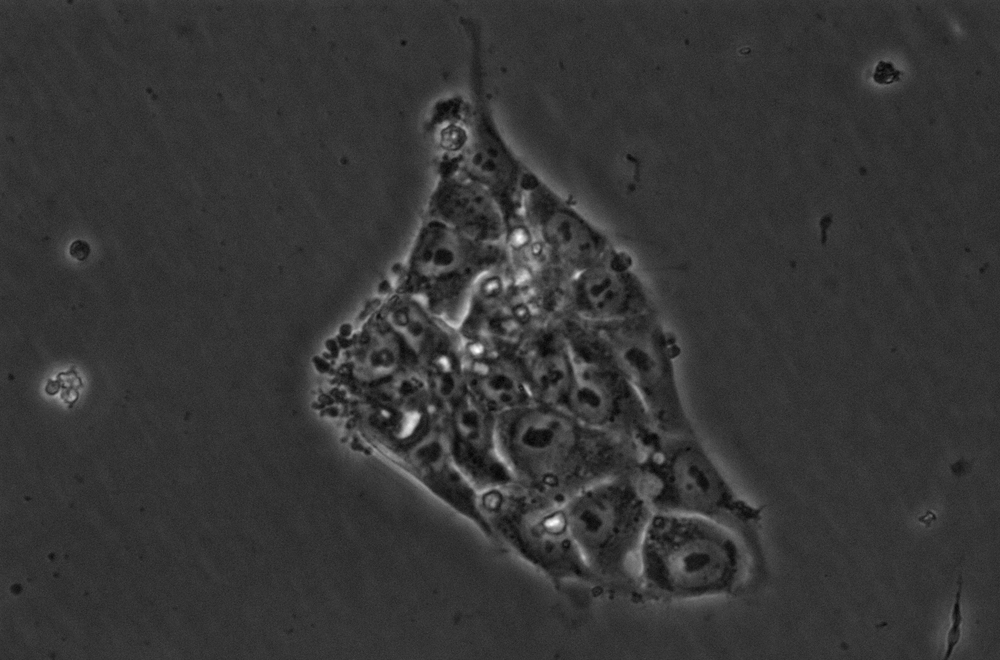
#> input picture data/genimage.tif, 1000 x 660 px, shrunk from 1280 x 845 before the run, found by its file name
$ jupyter execute activecontour.ipynb   (older library calls are emulated)
#> lines starting #> are read from the running program, lines starting #| are printed output that depends on the picture; after the words box and inside, x2 and y2 are one past the last pixel; in counts of white or black regions, pixels touching at a corner belong together
[cell 1]
import numpy as np
import matplotlib.pyplot as plt
import cv2
import matplotlib.font_manager as fm

#plt.rcParams['font.sans-serif'] = ['SimHei']
#plt.rcParams['axes.unicode_minus'] = False


def mat_math(input_array, operation):
    if operation == "atan":
        return np.arctan(input_array)
    elif operation == "sqrt":
        return np.sqrt(input_array)
    return input_array


def chan_vese(LSF, img, mu, nu, epsilon, step):
    Drc = (epsilon / np.pi) / (epsilon**2 + LSF**2)
    Hea = 0.5 * (1 + (2 / np.pi) * np.arctan(LSF / epsilon))

    Ix, Iy = np.gradient(LSF)
    s = np.sqrt(Ix**2 + Iy**2) + 1e-6
    Nx, Ny = Ix / s, Iy / s

    Nxx, _ = np.gradient(Nx)
    _, Nyy = np.gradient(Ny)
    curvature = Nxx + Nyy
    length_term = nu * Drc * curvature

    laplacian = cv2.Laplacian(LSF, cv2.CV_64F)
    penalty = mu * (laplacian - curvature)

    c1 = np.sum(Hea * img) / np.sum(Hea)
    c2 = np.sum((1 - Hea) * img) / np.sum(1 - Hea)
    CVterm = Drc * (-((img - c1) ** 2) + ((img - c2) ** 2))

    return LSF + step * (length_term + penalty + CVterm)


def main(image_path):
#> called with image_path = 'genimage.tif'
    Image = cv2.imread(image_path, cv2.IMREAD_COLOR)
#> Image is the input picture: shape (660, 1000, 3); min 1, max 255, mean 54.2
    img_gray = cv2.cvtColor(Image, cv2.COLOR_BGR2GRAY).astype(np.float64)

    LSF = np.ones_like(img_gray)
    LSF[30:80, 30:80] = -1
    LSF = -LSF

    plt.figure()
    plt.imshow(cv2.cvtColor(Image, cv2.COLOR_BGR2RGB))
    plt.contour(LSF, [0], colors='b', linewidths=2)
    plt.show(block=False)

    mu, nu, epsilon, step = 1, 0.003 * 255 * 255, 1, 0.1
    num_iterations = 20

    for i in range(1, num_iterations + 1):
        LSF = chan_vese(LSF, img_gray, mu, nu, epsilon, step)
        if i % 5 == 0:  # Update visualization every 5 iterations
            plt.clf()
            plt.imshow(cv2.cvtColor(Image, cv2.COLOR_BGR2RGB))
            plt.contour(LSF, [0], colors='r', linewidths=2)
            plt.pause(0.01)
#> this loop made 20 passes
#> (c1 in chan_vese, c2 in chan_vese) on passes 1 to 12: (54.19, 54.22), (54.07, 54.26), (56.54, 52.63), (61.68, 50.72), (68.84, 50.37), (73.36, 50.29), (74.92, 50.29), (75.74, 50.31), (76.35, 50.32), (76.87, 50.34), (77.31, 50.36), (77.71, 50.37)
#> pass 1, in chan_vese, `Hea = 0.5 * (1 + (2 / np.pi) * np.arctan(LSF / epsilon))`:
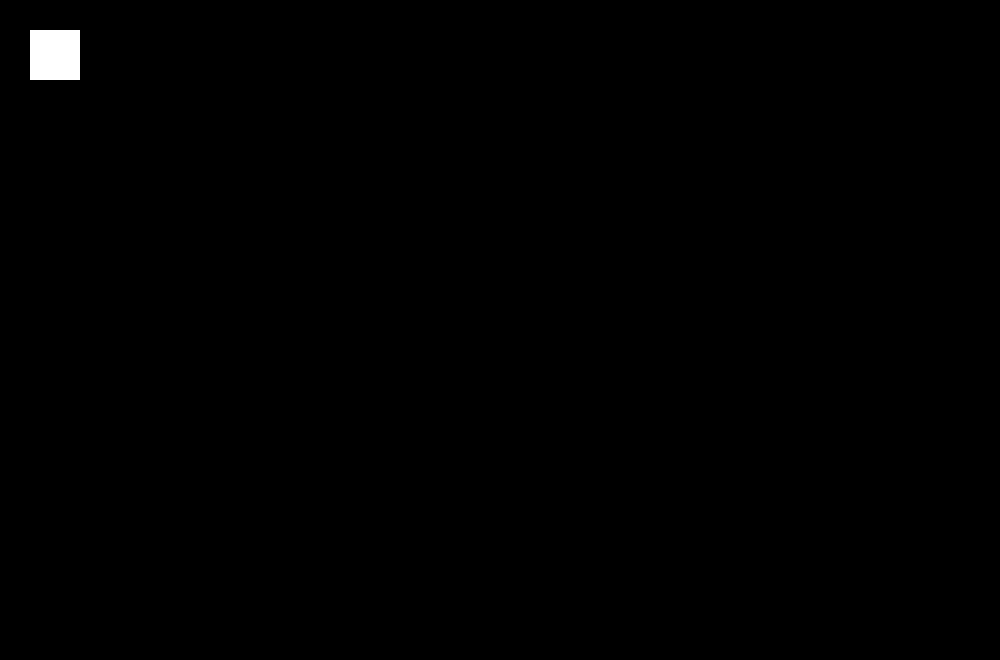
#> Hea: shape (660, 1000) float64; values 0.25 (black) and 0.75 (white), 0.38% white; 1 white region, box (x1, y1, x2, y2) and area: (30, 30, 80, 80) 2500
#> after the loop:
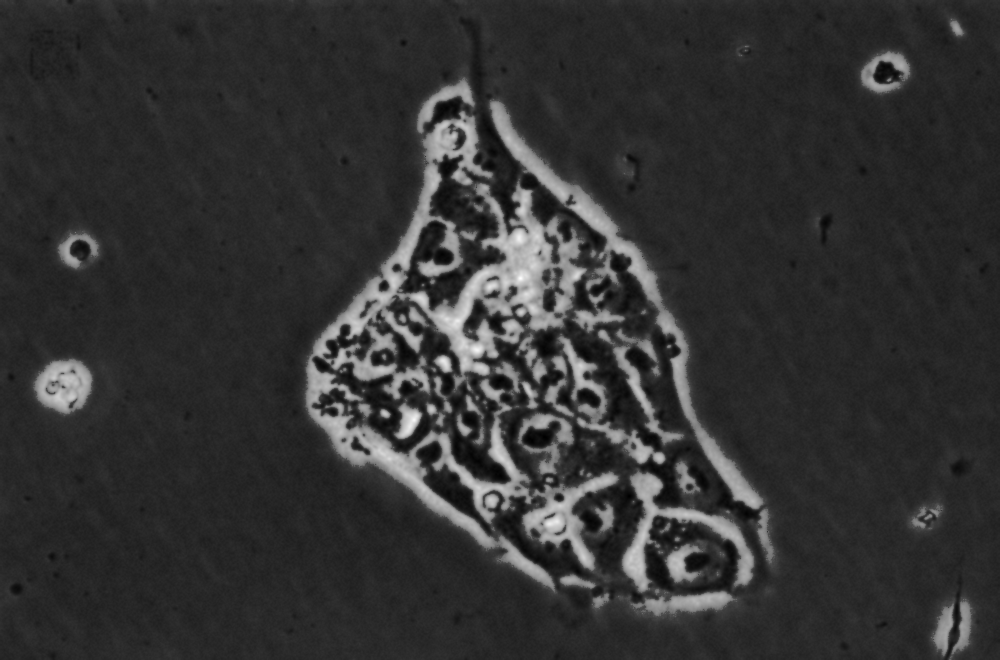
#> LSF: shape (660, 1000) float64; min -18.69, max 32.42, mean -8.4; drawn with min black and max white

    plt.show()
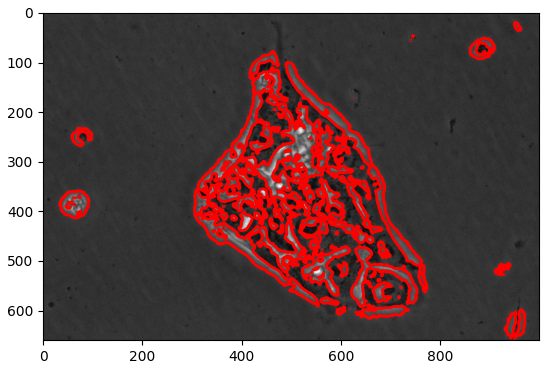
#> figure drawn by matplotlib, 1 panel


if __name__ == "__main__":
    main("genimage.tif")
    main("markerimage.tif")
#> call 2 of main, with image_path = 'markerimage.tif'
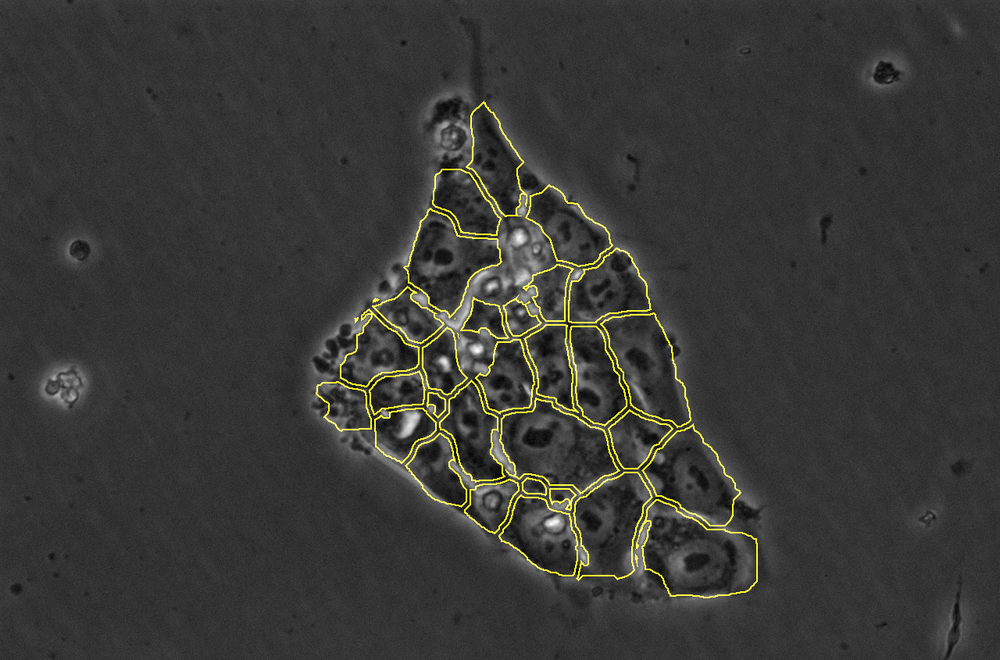
#> input picture data/markerimage.tif, 1000 x 660 px, shrunk from 1280 x 845 before the run, found by its file name
#> in main, Image is the input picture: shape (660, 1000, 3); mean B, G, R 54.2, 57.3, 57.3
#> in main (call 2), `img_gray = cv2.cvtColor(Image, cv2.COLOR_BGR2GRAY).astype(np.float64)`:
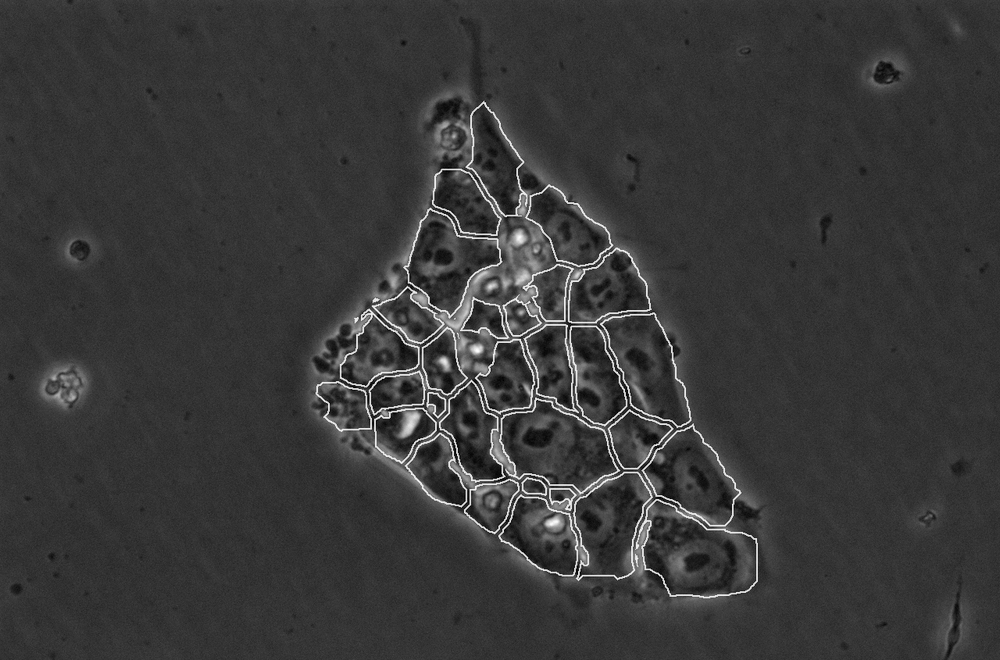
#> img_gray: shape (660, 1000) float64; min 1, max 255, mean 56.9
#> in main (call 2), `plt.show(block=False)`:
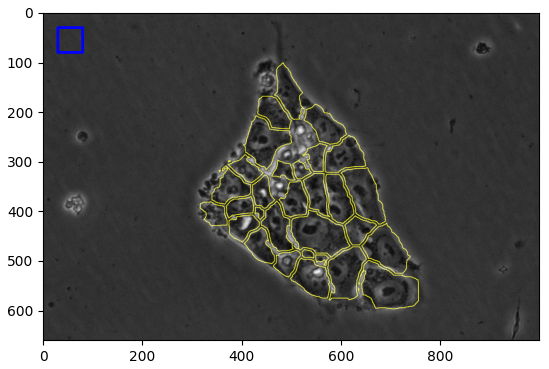
#> figure drawn by matplotlib, 1 panel
#> the loop in main (call 2), `for i in range(1, num_iterations + 1):` made 20 passes
#> (c1 in chan_vese, c2 in chan_vese) on passes 1 to 12: (56.88, 56.93), (56.21, 57.16), (55.69, 57.74), (53.36, 58.59), (49.9, 59.42), (47.9, 60.23), (47.07, 60.95), (47.08, 61.65), (47.33, 62.42), (47.64, 63.28), (47.94, 64.26), (48.22, 65.41)
#> pass 1, in chan_vese (call 21), `Nxx, _ = np.gradient(Nx)`:
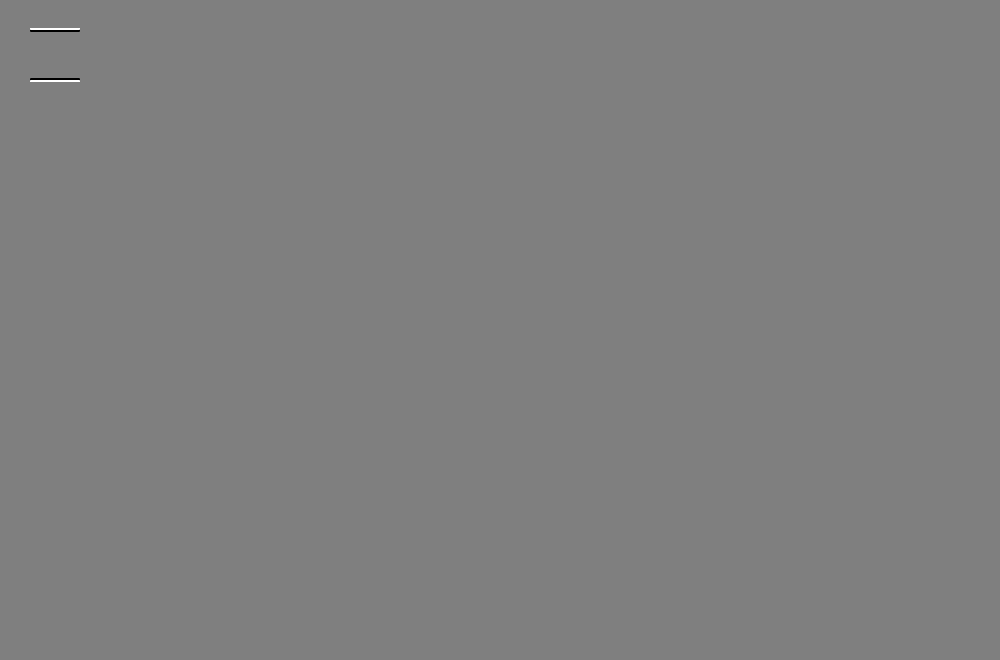
#> Nxx: shape (660, 1000) float64; min -0.5, max 0.5, mean 5.38e-21; drawn with min black and max white
#> after the loop in main (call 2), `for i in range(1, num_iterations + 1):`:
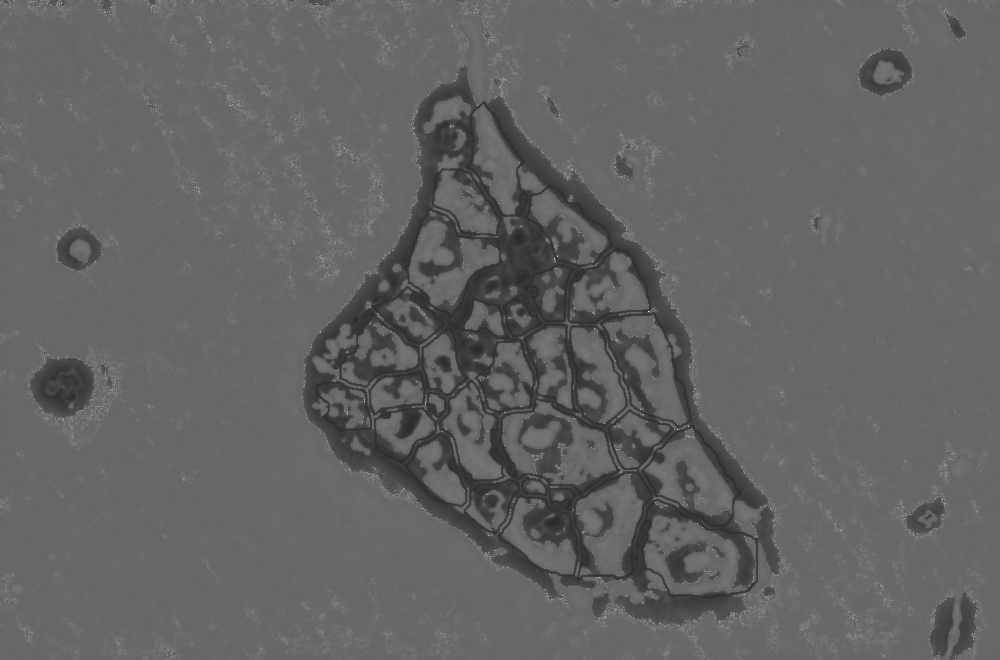
#> LSF: shape (660, 1000) float64; min -47.52, max 91.71, mean 7.2; drawn with min black and max white
#> in main (call 2), `plt.show()`:
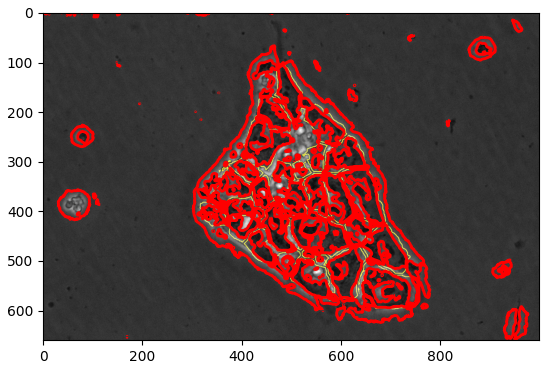
#> figure drawn by matplotlib, 1 panel
